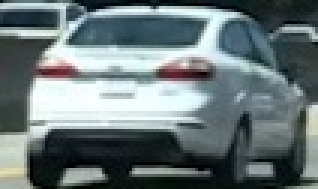
#> input picture hist-of-color/cutout1.jpg, 106 x 63 px (shown 3 times larger)
$ jupyter execute hist-of-color.ipynb   (older library calls are emulated)
#> lines starting #> are read from the running program, lines starting #| are printed output that depends on the picture
[cell 1]
import numpy as np
import cv2
import matplotlib.pyplot as plt
import matplotlib.image as mpimg

image = mpimg.imread('cutout1.jpg')
#> image is the input picture: shape (63, 106, 3); mean R, G, B 105.4, 118.5, 120.3
plt.imshow(image)

## np.hist Functions test

[cell 2]
rhist = np.histogram(image[:,:,0], bins=32, range=(0, 256))
rhist

## Define a function to compute color histogram features

[cell 3]
def color_hist(img, nbins=32, bins_range=(0, 256)):
    # Compute the histogram of the RGB channels separately
    # img[3] = R,G,B
#> called with nbins = 32, bins_range = (0, 256)
    rhist = np.histogram(img[:,:,0], bins=32, range=(0, 256))
    ghist = np.histogram(img[:,:,1], bins=32, range=(0, 256))
    bhist = np.histogram(img[:,:,2], bins=32, range=(0, 256))
    # Generating bin centers
    bin_edges = rhist[1] #the width of the bins
#> bin_edges = 33 values from 0 to 256
    bin_centers = (bin_edges[1:]  + bin_edges[0:len(bin_edges)-1])/2
#> bin_centers = 32 values from 4 to 252

    # Concatenate the histograms into a single feature vector
    hist_features = np.concatenate((rhist[0], ghist[0], bhist[0]))
#> hist_features = 96 values, max 634 at index 95, min 49 at index 31, mean 208.7
    # Return the individual histograms, bin_centers and feature vector
    return rhist, ghist, bhist, bin_centers, hist_features

## Show result

[cell 4]
rh, gh, bh, bincen, feature_vec = color_hist(image, nbins=32, bins_range=(0, 256))
#> bincen = 32 values from 4 to 252; feature_vec has the same summary as hist_features in color_hist

# Plot a figure with all three bar charts
if rh is not None:
    fig = plt.figure(figsize=(12,3))
    plt.subplot(131)
    plt.bar(bincen, rh[0])
    plt.xlim(0, 256)
    plt.title('R Histogram')
    plt.subplot(132)
    plt.bar(bincen, gh[0])
    plt.xlim(0, 256)
    plt.title('G Histogram')
    plt.subplot(133)
    plt.bar(bincen, bh[0])
    plt.xlim(0, 256)
    plt.title('B Histogram')
    fig.tight_layout()
else:
    print('Your function is returning None for at least one variable...')
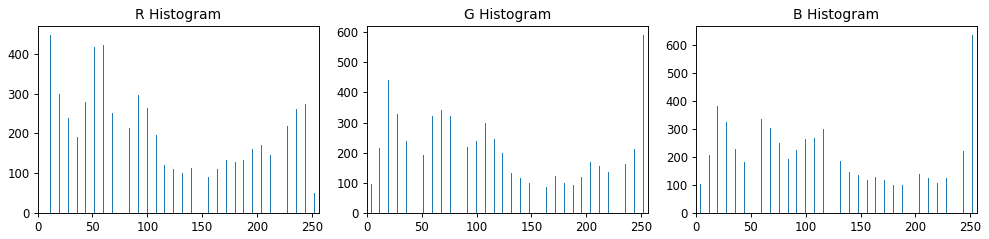
#> figure drawn by matplotlib, 3 panels; panel 1: tallest bar 448 high, from x = 11.6 to 12.4; panel 2: tallest bar 591 high, from x = 251.6 to 252.4; panel 3: tallest bar 634 high, from x = 251.6 to 252.4

# Explore Color Spaces

You can study the distribution of color values in an image by plotting each pixel in some color space. Here's a code snippet that you can use to generate 3D plots:

[cell 5]
from mpl_toolkits.mplot3d import Axes3D

def plot3d(pixels, colors_rgb,
        axis_labels=list("RGB"), axis_limits=((0, 255), (0, 255), (0, 255))):
    """Plot pixels in 3D."""

    # Create figure and 3D axes
    fig = plt.figure(figsize=(8, 8))
    ax = Axes3D(fig)

    # Set axis limits
    ax.set_xlim(*axis_limits[0])
    ax.set_ylim(*axis_limits[1])
    ax.set_zlim(*axis_limits[2])

    # Set axis labels and sizes
    ax.tick_params(axis='both', which='major', labelsize=14, pad=8)
    ax.set_xlabel(axis_labels[0], fontsize=16, labelpad=16)
    ax.set_ylabel(axis_labels[1], fontsize=16, labelpad=16)
    ax.set_zlabel(axis_labels[2], fontsize=16, labelpad=16)

    # Plot pixel values with colors given in colors_rgb
    ax.scatter(
        pixels[:, :, 0].ravel(),
        pixels[:, :, 1].ravel(),
        pixels[:, :, 2].ravel(),
        c=colors_rgb.reshape((-1, 3)), edgecolors='none')

    return ax  # return Axes3D object for further manipulation

[cell 6]
# Read a color image
img_without_car = cv2.imread("3.png")
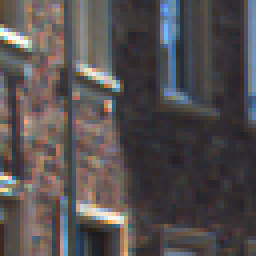
#> input picture hist-of-color/3.png, 64 x 64 px (shown 4 times larger)
#> img_without_car is the input picture: shape (64, 64, 3); mean B, G, R 79.9, 79, 84.7
img_with_car = cv2.imread("53.png")
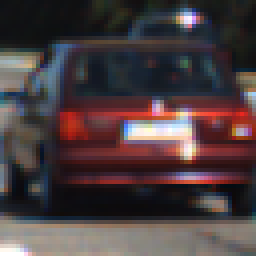
#> input picture hist-of-color/53.png, 64 x 64 px (shown 4 times larger)
#> img_with_car is the input picture: shape (64, 64, 3); mean B, G, R 63.7, 61.8, 75.2

fig = plt.figure(figsize=(12,3))
plt.subplot(121)
plt.title("non-vehicle image")
plt.imshow(img_without_car)
plt.subplot(122)
plt.title("vehicle image")
plt.imshow(img_with_car)
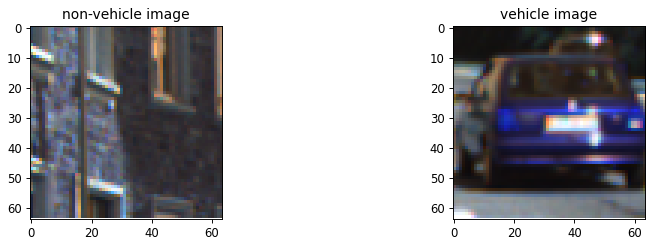
#> figure drawn by matplotlib, 2 panels; B, G, R data is drawn as R, G, B

[cell 7]
# Select a small fraction of pixels to plot by subsampling it
def run(img):
    scale = max(img.shape[0], img.shape[1], 64) / 64  # at most 64 rows and columns
#> scale = 1
    img_small = cv2.resize(img, (np.int(img.shape[1] / scale), np.int(img.shape[0] / scale)), interpolation=cv2.INTER_NEAREST)

    # Convert subsampled image to desired color space(s)
    img_small_RGB = cv2.cvtColor(img_small, cv2.COLOR_BGR2RGB)  # OpenCV uses BGR, matplotlib likes RGB
    img_small_HSV = cv2.cvtColor(img_small, cv2.COLOR_BGR2HSV)
#> img_small_HSV: shape (64, 64, 3); mean H, S, V 84.2, 49.9, 92
    img_small_rgb = img_small_RGB / 255.  # scaled to [0, 1], only for plotting

    # Plot and show
    plot3d(img_small_RGB, img_small_rgb)
    plt.show()

    plot3d(img_small_HSV, img_small_rgb, axis_labels=list("HSV"))
    plt.show()

# non-vehicle image

[cell 8]
run(img_without_car)

# vehicle image

[cell 9]
run(img_with_car)
#> in run (call 2), `img_small_HSV = cv2.cvtColor(img_small, cv2.COLOR_BGR2HSV)`: img_small_HSV: shape (64, 64, 3); mean H, S, V 87.1, 80.1, 81.9
